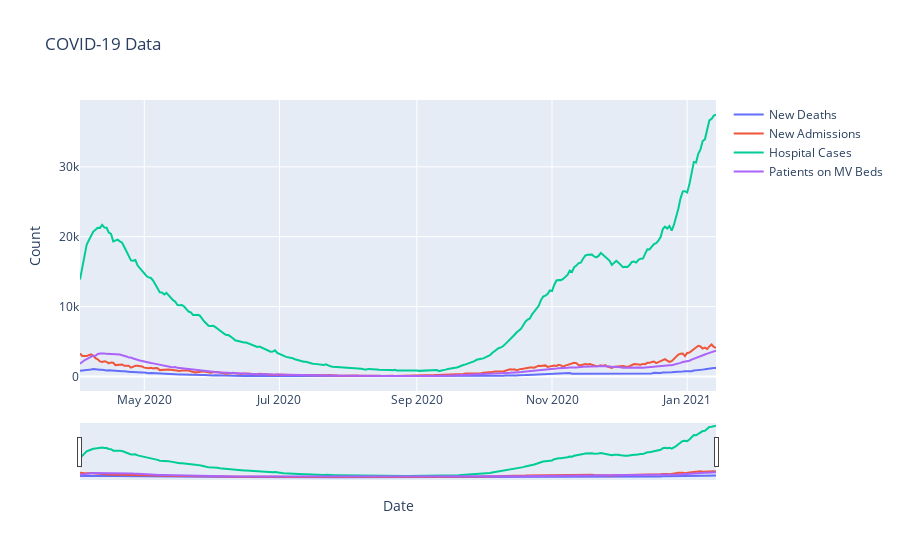

Notebook code for this chart:
### Markdown cell above
### Merged Data

### Code cell
def plot_interactive_line_chart(merged_df):
    fig = go.Figure()

    #Create line traces for each data column
    fig.add_trace(go.Scatter(x=merged_df['date'], y=merged_df['newDeaths28DaysByDeathDate'], mode='lines', name='New Deaths'))
    fig.add_trace(go.Scatter(x=merged_df['date'], y=merged_df['newAdmissions'], mode='lines', name='New Admissions'))
    fig.add_trace(go.Scatter(x=merged_df['date'], y=merged_df['hospitalCases'], mode='lines', name='Hospital Cases'))
    fig.add_trace(go.Scatter(x=merged_df['date'], y=merged_df['covidOccupiedMVBeds'], mode='lines', name='Patients on MV Beds'))

    #Set the labels and title
    fig.update_layout(
        title='COVID-19 Data',
        xaxis_title='Date',
        yaxis_title='Count',
        hovermode='x',
        xaxis=dict(rangeslider=dict(visible=True), type='date'),
        height=800
    )

    #Show the plot
    fig.show()

#Convert the date column to a datetime object
merged_df['date'] = pd.to_datetime(merged_df['date'], format='%d/%m/%Y')

#Sort the data by date
merged_df.sort_values(by='date', inplace=True)

#Call the function to plot the interactive line chart
plot_interactive_line_chart(merged_df)

### Figure 1 — Plotly figure (JSON) as saved in the notebook; plotly's stock layout.template omitted (floating-point values rounded to 4 significant figures; data arrays with more than 128 entries replaced by an {"elided": "..."} marker saying what was removed)
{"data": [{"mode": "lines", "name": "New Deaths", "x": {"elided": "288 str values"}, "y": {"elided": "288 int values"}, "type": "scatter"}, {"mode": "lines", "name": "New Admissions", "x": {"elided": "288 str values"}, "y": {"elided": "288 int values"}, "type": "scatter"}, {"mode": "lines", "name": "Hospital Cases", "x": {"elided": "288 str values"}, "y": {"elided": "288 int values"}, "type": "scatter"}, {"mode": "lines", "name": "Patients on MV Beds", "x": {"elided": "288 str values"}, "y": {"elided": "288 int values"}, "type": "scatter"}], "layout": {"xaxis": {"rangeslider": {"visible": true, "yaxis": {"_template": null, "rangemode": "match"}, "autorange": true, "range": ["2020-04-02", "2021-01-14"]}, "title": {"text": "Date"}, "type": "date", "range": ["2020-04-02", "2021-01-14"], "autorange": true}, "title": {"text": "COVID-19 Data"}, "yaxis": {"title": {"text": "Count"}, "type": "linear", "range": [-2079.0, 39560.0], "autorange": true}, "hovermode": "x", "autosize": true}}
